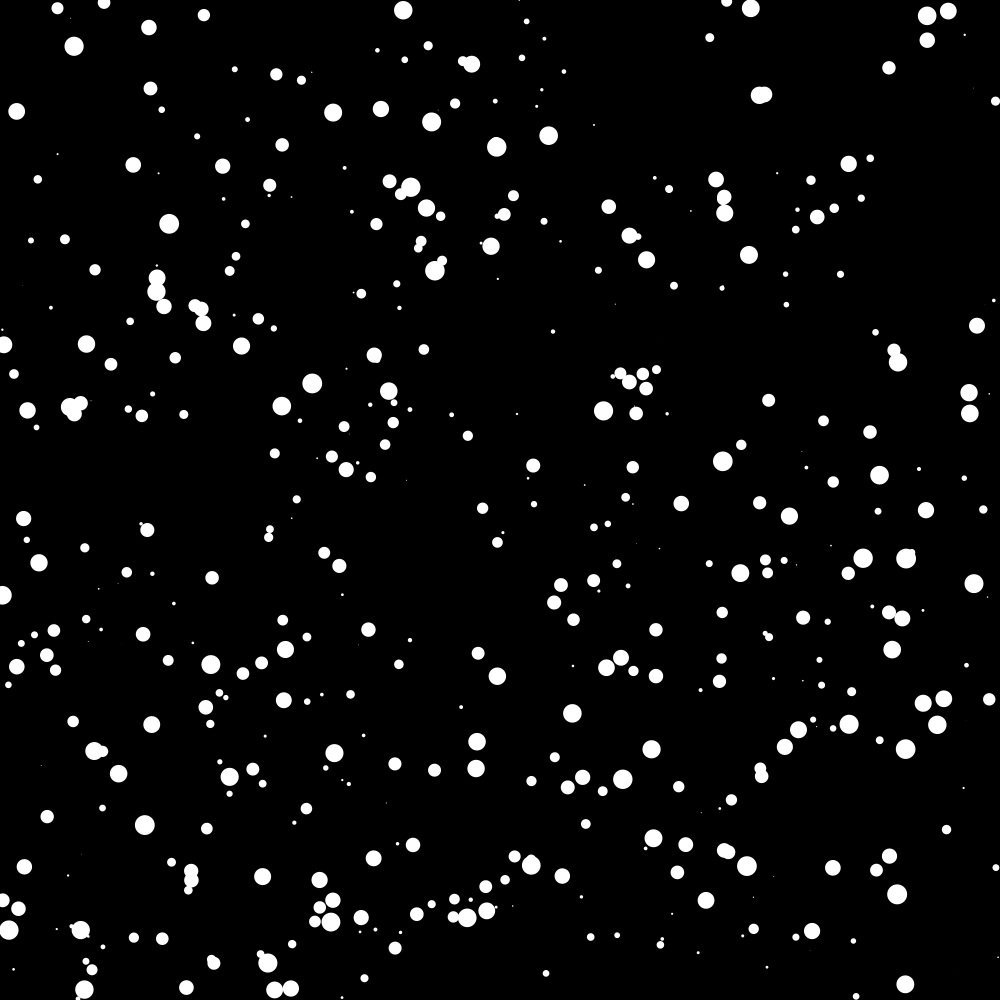
Frame 1 (no input)
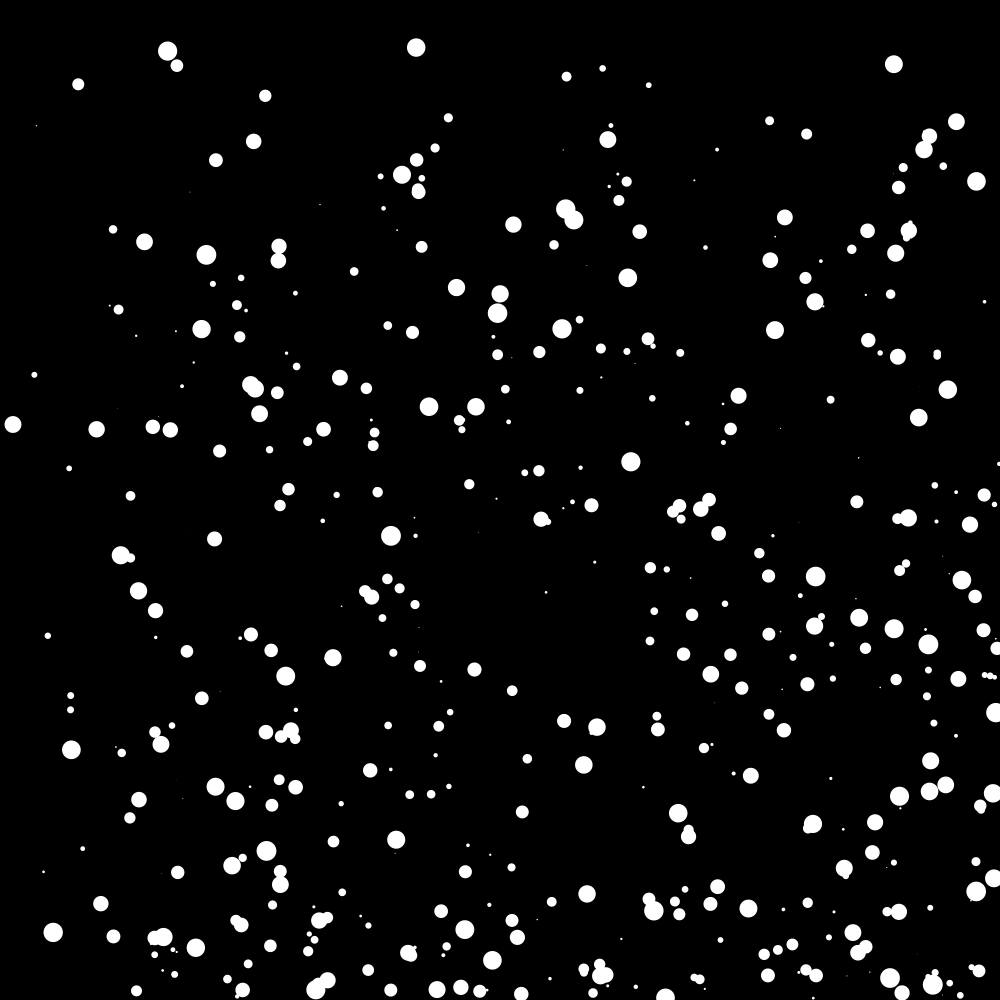
Frame 60 (the mouse pressed at the canvas centre just before this capture)
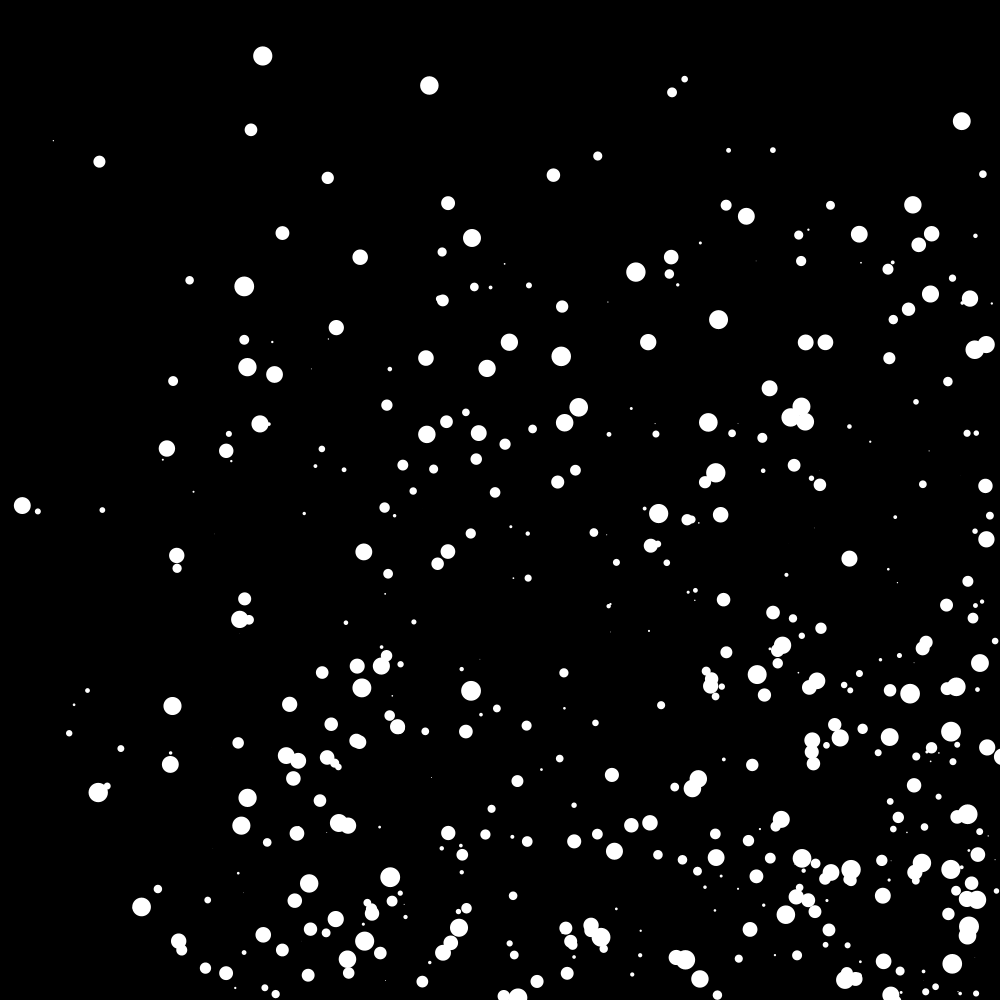
Frame 120 (the mouse held since frame 60 and released just before this capture)

The Processing sketch that drew these frames (run headless with seeded random() and noise(); from frame 60 on, the mouse is pressed at the canvas centre):

// Processing sketch: processing_115341
// ── processing_115341.pde

/*
 bouncing ball
 
 */
int num=500;
// declare global variables
float[] xspeed, yspeed;
float[] xpos, ypos, wdth, ht;

//initialize sketch
void setup() {


  size(1000, 1000);
  background(0);
  xpos=new float[num];
  ypos=new float[num];
  xspeed=new float[num];
  yspeed=new float[num];
  wdth=new float[num];
  ht=new float [num];
  for(int i=0; i<num; i++) {
    xpos [i]=random(width); 
    ypos [i]=random(height);
    xspeed[i]=random(3); 
    yspeed[i]=random(3); 
    wdth[i]=random(20); 
    ht[i]=wdth[i];
  }
  //ball speed
  //xspeed = 3;
  //yspeed =1;


  //ball size
  //wdth = 20;
  //ht = 20;

  // turn off shape stroke rendering
  noStroke();

  //initial ball placement
  //xpos = width/2;
  //ypos = height/2;

  //frameRate(30);
}

// begin animation loop
void draw() {

  //update background
  background(0);
  for(int i=0; i<num; i++) {

    //draw ball
    ellipse(xpos[i], ypos[i], wdth[i], ht[i]);

    //upgrade position values
    xpos[i]+=xspeed[i];
    ypos[i]+=yspeed[i];


    //ball collission with sketch window edges


    if (xpos[i]>=width || xpos[i]<=0) {
      xspeed[i]*=-1;
    }
    if (ypos[i]>=height || ypos[i]<=0) {
      yspeed[i]*=-1;
    }
  }
}
